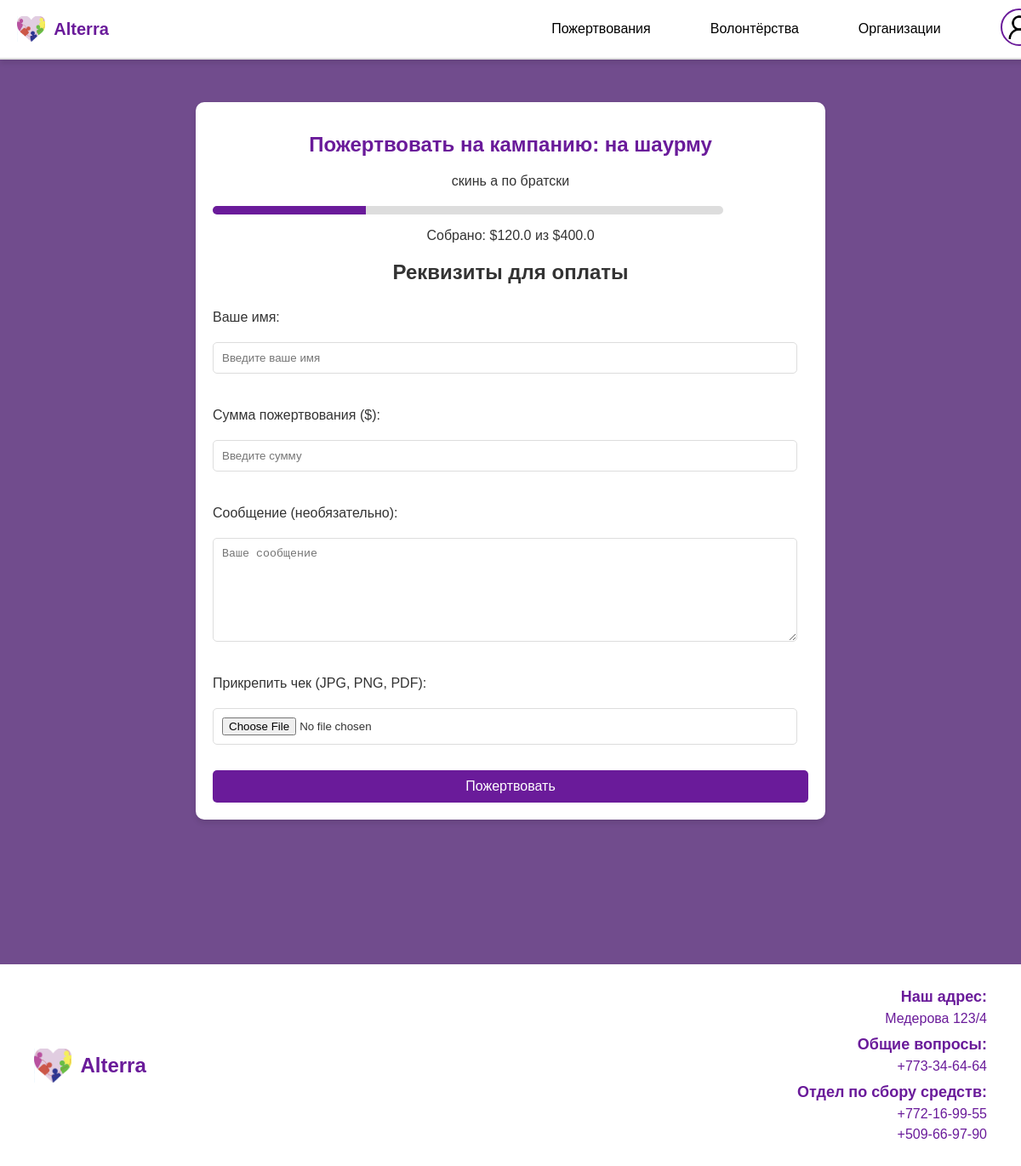
Before: /donate/9 with the older database file.
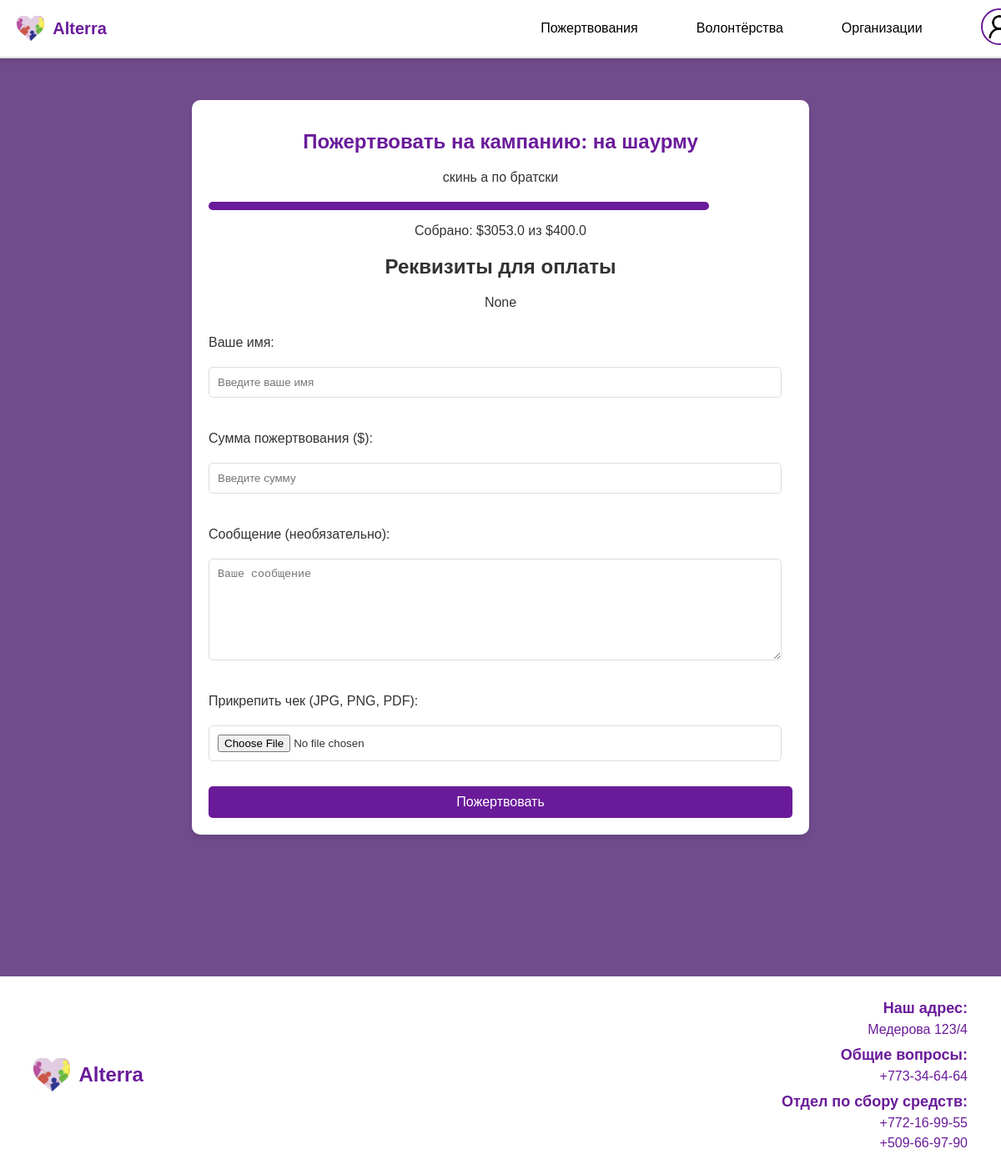
After: the same page with the newer database file.
### tables this page shows
CREATE TABLE campaigns (
    id INTEGER PRIMARY KEY AUTOINCREMENT,
    title TEXT NOT NULL,
    description TEXT NOT NULL,
    image_url TEXT,
    goal REAL NOT NULL,
    collected REAL NOT NULL DEFAULT 0,
    days_left INTEGER NOT NULL
, user_id INTEGER, payment_details TEXT);

### app.py (the view, shortened to what this page needs)
@app.route('/donate/<int:campaign_id>', methods=['GET', 'POST'])
def donate(campaign_id):
    conn = get_db_connection()
    campaign = conn.execute('SELECT * FROM campaigns WHERE id = ?', (campaign_id,)).fetchone()
    if not campaign:
        conn.close()
        return "Кампания не найдена", 404
    user_id = session.get('user_id')
    user = conn.execute("SELECT * FROM users WHERE id = ?", (user_id,)).fetchone() if user_id else None
    conn.close()
    return render_template('donate.html', campaign=campaign, user=user)  # ✅ Отображаем форму при GET

### app.py (called while the page is built)
def get_db_connection():
    conn = sqlite3.connect(DATABASE)
    conn.row_factory = sqlite3.Row
    return conn

### templates/donate.html (shortened to what this page needs)
<!DOCTYPE html>
<html lang="ru">
<head>
    <link rel="stylesheet" href="/static/css/styles.css">
</head>
<body>
    <div class="container">
        <header class="header">
            <div class="header-container">
                <div class="logo">
                    <img src="/static/images/logo.png" alt="Alterra" class="logo-img">
                    <span class="logo-text">Alterra</span>
                </div>
                <nav class="nav">
                    <a href="{{url_for('home')}}">Пожертвования</a>
                    <a href="{{ url_for('volunteering') }}">Волонтёрства</a>
                    <a href="{{url_for('organizations')}}">Организации</a>
                </nav>
                <div class="user-profile">
                    {% if user %}
                        <a href="{{ url_for('profile') }}">
                            <img src="{{ user['avatar'] if user['avatar'] else '/static/images/default_avatar.png' }}" class="user-avatar">
                        </a>
                        <a href="{{ url_for('logout') }}" class="logout-link">Выйти</a>
                    {% else %}
                        <a href="{{ url_for('login') }}">
                            <img src="/static/images/user.png" alt="Гость" class="user-avatar">
                        </a>
                    {% endif %}
                </div>
            </div>
        </header>
        <main class="donate-page">
            <div class="donate-container">
                <h1>Пожертвовать на кампанию: {{ campaign['title'] }}</h1>
                <p>{{ campaign['description'] }}</p>
                <div class="progress-bar" style="width: 600px;">
                    <div style="width: {{ (campaign['collected'] / campaign['goal']) * 100 }}%;"></div>
                </div>
                <p>Собрано: ${{ campaign['collected'] }} из ${{ campaign['goal'] }}</p>
                <div class="payment-details">
                    <h2>Реквизиты для оплаты</h2>
                    <p>{{ campaign['payment_details'] }}</p>
                </div>
                <form id="donation-form" class="donate-form" enctype="multipart/form-data">
                    <label for="name">Ваше имя:</label>
                    <input type="text" id="name" name="name" placeholder="Введите ваше имя" required>
                    <label for="amount">Сумма пожертвования ($):</label>
                    <input type="number" id="amount" name="amount" placeholder="Введите сумму" min="1" required>
                    <label for="message">Сообщение (необязательно):</label>
                    <textarea id="message" name="message" placeholder="Ваше сообщение"></textarea>
                    <label for="receipt">Прикрепить чек (JPG, PNG, PDF):</label>
                    <input type="file" id="receipt" name="receipt" accept=".jpg, .jpeg, .png, .pdf" required>
                    <button type="submit" class="btn">Пожертвовать</button>
                </form>
            </div>
        </main>
        <footer class="footer">
            <div class="footer-container">
                <div class="footer-logo">
                    <img src="/static/images/logo.png" alt="Alterra" class="footer-logo-img">
                    <span class="footer-logo-text">Alterra</span>
                </div>
                <div class="footer-info">
                    <p><strong>Наш адрес:</strong><br>Медерова 123/4</p>
                    <p><strong>Общие вопросы:</strong><br>+773-34-64-64</p>
                    <p><strong>Отдел по сбору средств:</strong><br>+772-16-99-55<br>+509-66-97-90</p>
                </div>
            </div>
        </footer>
    </div>
</body>
</html>

Changed rows visible on the page:
changed campaigns "на шаурму": collected "120.0" → "3053.0"
Other visible differences:
{{ campaign['payment_details'] }}: (not shown) → "None"
